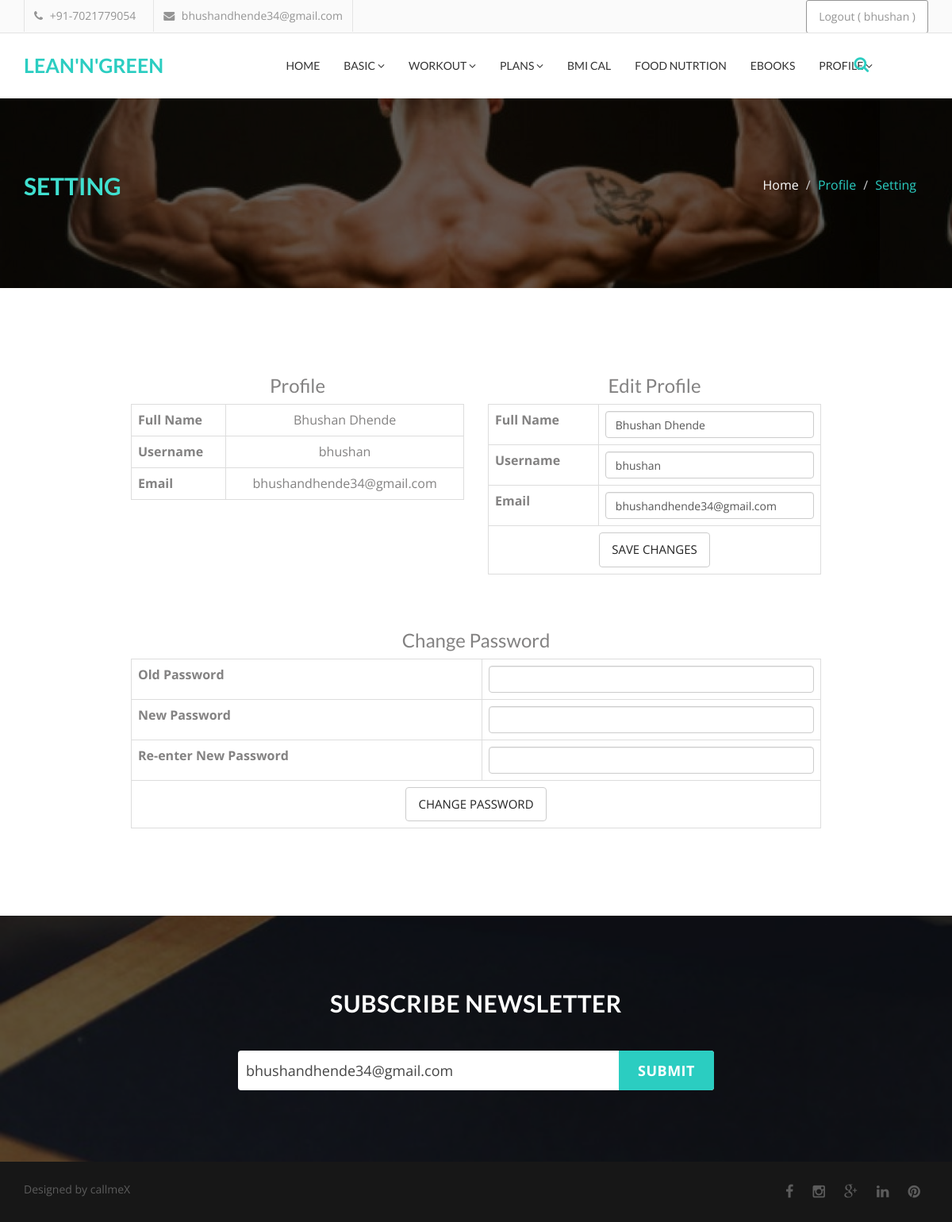
/user-setting.php (signed in), run on the app's committed database.
### tables this page shows
CREATE TABLE `users` (
  `id` INT(11) NOT NULL AUTO_INCREMENT,
  `name` VARCHAR(100) NOT NULL,
  `username` VARCHAR(50) NOT NULL UNIQUE,
  `email` VARCHAR(100) NOT NULL UNIQUE,
  `password` VARCHAR(255) NOT NULL,
  `created_at` TIMESTAMP NOT NULL DEFAULT CURRENT_TIMESTAMP,
  PRIMARY KEY (`id`)
);

### user-setting.php (the view, shortened to what this page needs)
<!DOCTYPE html>
<html lang="en">
<head>
  <link href="assets/css/font-awesome.css" rel="stylesheet">
  <link href="assets/css/bootstrap.css" rel="stylesheet">
  <link rel="stylesheet" type="text/css" href="assets/css/slick.css" />
  <link rel="stylesheet" href="assets/css/jquery.fancybox.css" type="text/css" media="screen" />
  <link rel="stylesheet" type="text/css" href="assets/css/animate.css" />
  <link rel="stylesheet" type="text/css" href="assets/css/bootstrap-progressbar-3.3.4.css" />
  <link id="switcher" href="assets/css/theme-color/default-theme.css" rel="stylesheet">
  <link href="style.css" rel="stylesheet">
</head>
<body>
  <?php
  include('nav.php');
  ?>
  <section id="single-page-header4">
    <div class="overlay">
      <div class="container">
        <div class="row">
          <div class="col-md-6 col-sm-6 col-xs-12">
            <div class="single-page-header-left">
              <h2>Setting</h2>
            </div>
          </div>
          <div class="col-md-6 col-sm-6 col-xs-12">
            <div class="single-page-header-right">
              <ol class="breadcrumb">
                <li><a href="#">Home</a></li>
                <li class="active">Profile</li>
                <li class="active">Setting</li>
              </ol>
            </div>
          </div>
        </div>
      </div>
    </div>
  </section>
  <section id="error">
    <div class="container">
      <div class="row">
        <div class="col-md-12">
          <div class="errror-page-area">
            <div class="error-content">
              <?php
              $user_id = $_SESSION['id'];
              $fullname = $username = $email = '';
              include('db.php');
              if (!$user_id) {
                echo "<p>User not logged in.</p>";
              } else {
                $stmt = $conn->prepare("SELECT name, username, email FROM users WHERE id = ?");
                $stmt->bind_param("i", $user_id);
                if ($stmt->execute()) {
                  $stmt->bind_result($fullname, $username, $email);
                } else {
                  echo "<p>Error fetching user data.</p>";
                }
              }
              ?>
              <div class="row" style="max-width:900px;margin:20px auto;">
                <div class="col-md-6">
                  <div class="card mb-4">
                    <div class="card-header">
                      <h3>Profile</h3>
                    </div>
                    <div class="card-body">
                      <table class="table table-bordered">
                        <tr>
                          <th>Full Name</th>
                          <td><?php echo htmlspecialchars($fullname); ?></td>
                        </tr>
                        <tr>
                          <th>Username</th>
                          <td><?php echo htmlspecialchars($username); ?></td>
                        </tr>
                        <tr>
                          <th>Email</th>
                          <td><?php echo htmlspecialchars($email); ?></td>
                        </tr>
                      </table>
                    </div>
                  </div>
                </div>
                <div class="col-md-6">
                  <div class="card mb-4">
                  <div class="card-header">
                    <h3>Edit Profile</h3>
                  </div>
                  <div class="card-body">
                    <form method="post" action="">
                    <table class="table table-bordered">
                      <tr>
                      <th><label for="fullname">Full Name</label></th>
                      <td>
                        <input type="text" class="form-control" id="fullname" name="fullname" value="<?php echo htmlspecialchars($fullname); ?>" required>
                      </td>
                      </tr>
                      <tr>
                      <th><label for="username">Username</label></th>
                      <td>
                        <input type="text" class="form-control" id="username" name="username" value="<?php echo htmlspecialchars($username); ?>" required>
                      </td>
                      </tr>
                      <tr>
                      <th><label for="email">Email</label></th>
                      <td>
                        <input type="email" class="form-control" id="email" name="email" value="<?php echo htmlspecialchars($email); ?>" required>
                      </td>
                      </tr>
                      <tr>
                      <td colspan="2" class="text-center">
                        <button type="submit" name="update_profile" class="btn btn-primary comment-btn">Save Changes</button>
                      </td>
                      </tr>
                    </table>
                    </form>
                  </div>
                  </div>
                </div>
                <div class="col-md-12" style="margin-top:30px;">
                  <div class="card mb-4">
                    <div class="card-header">
                      <h3>Change Password</h3>
                    </div>
                    <div class="card-body">
                      <form method="post" action="">
                        <table class="table table-bordered">
                          <tr>
                            <th><label for="old_password">Old Password</label></th>
                            <td>
                              <input type="password" class="form-control" id="old_password" name="old_password" required>
                            </td>
                          </tr>
                          <tr>
                            <th><label for="new_password">New Password</label></th>
                            <td>
                              <input type="password" class="form-control" id="new_password" name="new_password" required>
                            </td>
                          </tr>
                          <tr>
                            <th><label for="re_password">Re-enter New Password</label></th>
                            <td>
                              <input type="password" class="form-control" id="re_password" name="re_password" required>
                            </td>
                          </tr>
                          <tr>
                            <td colspan="2" class="text-center">
                              <button type="submit" name="change_password" class="btn btn-warning comment-btn">Change Password</button>
                            </td>
                          </tr>
                        </table>
                      </form>
                    </div>
                  </div>
                </div>
              </div>
            </div>
          </div>
        </div>
      </div>
    </div>
  </section>
  <?php include('footer.php'); ?>
</body>
</html>

### footer.php (shortened to what this page needs)
<?php
include('db.php');
$prefill_email = '';
if (isset($_SESSION['id'])) {
 $user_id = $_SESSION['id'];
  $stmt = $conn->prepare("SELECT email FROM users WHERE id = ?");
  $stmt->bind_param("i", $user_id);
  $stmt->execute();
  $stmt->bind_result($email);
  if ($stmt->fetch()) {
    $prefill_email = htmlspecialchars($email);
  }
}
?>
<section id="subscribe">
  <div class="subscribe-overlay">
    <div class="container">
    <div class="row">
      <div class="col-md-12">
      <div class="subscribe-area">
        <h2>Subscribe Newsletter</h2>
        <form action="" method="post" class="subscrib-form">
        <input type="text" name="subscribe_email" placeholder="Enter Your E-mail.." value="<?php echo $prefill_email; ?>">
        <button class="subscribe-btn" type="submit">Submit</button>
        </form>
      </div>
      </div>
    </div>
    </div>
  </div>
</section>
 <footer id="footer">
    <div class="container">
      <div class="row">
        <div class="col-md-6 col-sm-6">
          <div class="footer-left">
            <p>Designed by <a href="https://github.com/callmeX34">callmeX</a></p>
          </div>
        </div>
        <div class="col-md-6 col-sm-6">
          <div class="footer-right">
            <a href="https://www.facebook.com/harsh.mankame"><i class="fa fa-facebook"></i></a>
            <a href="https://www.instagram.com/bhushan_dhende_mr.x_?igsh=MTlxbzZidWljdDEzcQ%3D%3D&utm_source=qr"><i class="fa fa-instagram"></i></a>
            <a href="#"><i class="fa fa-google-plus"></i></a>
            <a href="https://www.linkedin.com/in/shubham-bharekar-844657246?utm_source=share&utm_campaign=share_via&utm_content=profile&utm_medium=ios_app"><i class="fa fa-linkedin"></i></a>
            <a href="#"><i class="fa fa-pinterest"></i></a>
          </div>
        </div>
      </div>
    </div>
  </footer>

### assets/css/theme-color/default-theme.css (style rules this page uses)
.subscribe-btn { background-color: #2bcdc1; }
.single-page-header-right .breadcrumb li { color: #2bcdc1; }

### style.css (style rules this page uses)
body { font-family: 'Open Sans', sans-serif; font-size: 16px; overflow-x: hidden !important; color: #838282; }
a { text-decoration: none; color: #2f2f2f; }
h1,h2,h3,h4,h5,h6 { font-family: 'Lato', sans-serif; }
h2 { color: #fff; font-size: 30px; font-weight: 700; line-height: 40px; margin: 0; padding-bottom: 10px; }
#subscribe { background-attachment: fixed !important; background-image: url("assets/images/subscribe-bg.jpg"); background-repeat: repeat; background-size: cover; color: #ffffff; display: inline; float: left; width: 100%; }
.subscribe-overlay { background-color: rgba(0,0,0,0.6); padding: 90px 0; float: left; width: 100%; }
.subscribe-area { display: inline; float: left; text-align: center; width: 100%; }
.subscribe-area h2 { letter-spacing: 0.5px; margin-bottom: 30px; text-transform: uppercase; }
.subscrib-form { margin: 0 auto; width: 600px; position: relative; }
.subscrib-form input { border: medium none; border-radius:4px; color: #444; font-size: 18px; height: 50px; outline: medium none; padding: 5px 105px 5px 10px; width: 100%; }
.subscribe-btn { border: medium none; border-radius: 0 4px 4px 0; color: #fff; font-size: 18px; font-weight: bold; height: 50px; top: 0; letter-spacing: 0.5px; outline: medium none; position: absolute; right: 0; text-transform: uppercase; width: 120px; }
#footer { background-color: #171717; display: inline; float: left; padding: 25px 0; width: 100%; }
.footer-left { display: inline; float: left; width: 100%; }
.footer-left p { color: #5c5c5c; font-size: 14px; margin: 0; }
.footer-left p a { color: #5c5c5c; }
.footer-right { display: inline; float: left; text-align: right; width: 100%; }
.footer-right a { color: #5c5c5c; font-size: 18px; padding: 0 10px; -webkit-transition: all 0.5s; -o-transition: all 0.5s; transition: all 0.5s; }
#single-page-header4 { background-attachment: fixed !important; background-image: url("assets/images/Back.jpg"); background-repeat: repeat; background-size: auto; color: #ffffff; display: inline; float: left; width: 100%; }
.overlay { background-color: rgba(0,0,0,0.6); padding: 90px 0; float: left; width: 100%; }
.single-page-header-left { display: inline; float: left; width: 100%; }
.single-page-header-left h2 { text-transform: uppercase; color: turquoise; }
.single-page-header-right { display: inline; float: left; width: 100%; }
.single-page-header-right .breadcrumb { background: transparent none repeat scroll 0 0; border-radius: 0; text-align: right; }
.single-page-header-right .breadcrumb li a { color: #fff; }
.comment-btn { padding: 10px 15px; outline: none; border: 1px solid #ccc; background-color: #fff; color: #222; text-transform: uppercase; font-size: 15px; -webkit-transition: all 0.5s; -o-transition: all 0.5s; transition: all 0.5s; }
#error { display: inline; float: left; padding: 70px 0; width: 100%; }
.errror-page-area { display: inline; float: left; text-align: center; width: 100%; }
.error-content { display: inline; float: left; text-align: center; width: 100%; }

### data on the page
users: name "Bhushan Dhende", username "bhushan", email "bhushandhende34@gmail.com", fullname "Bhushan Dhende", subscribe_email "bhushandhende34@gmail.com"

### other printed values
$_SESSION['username'] "bhushan"
